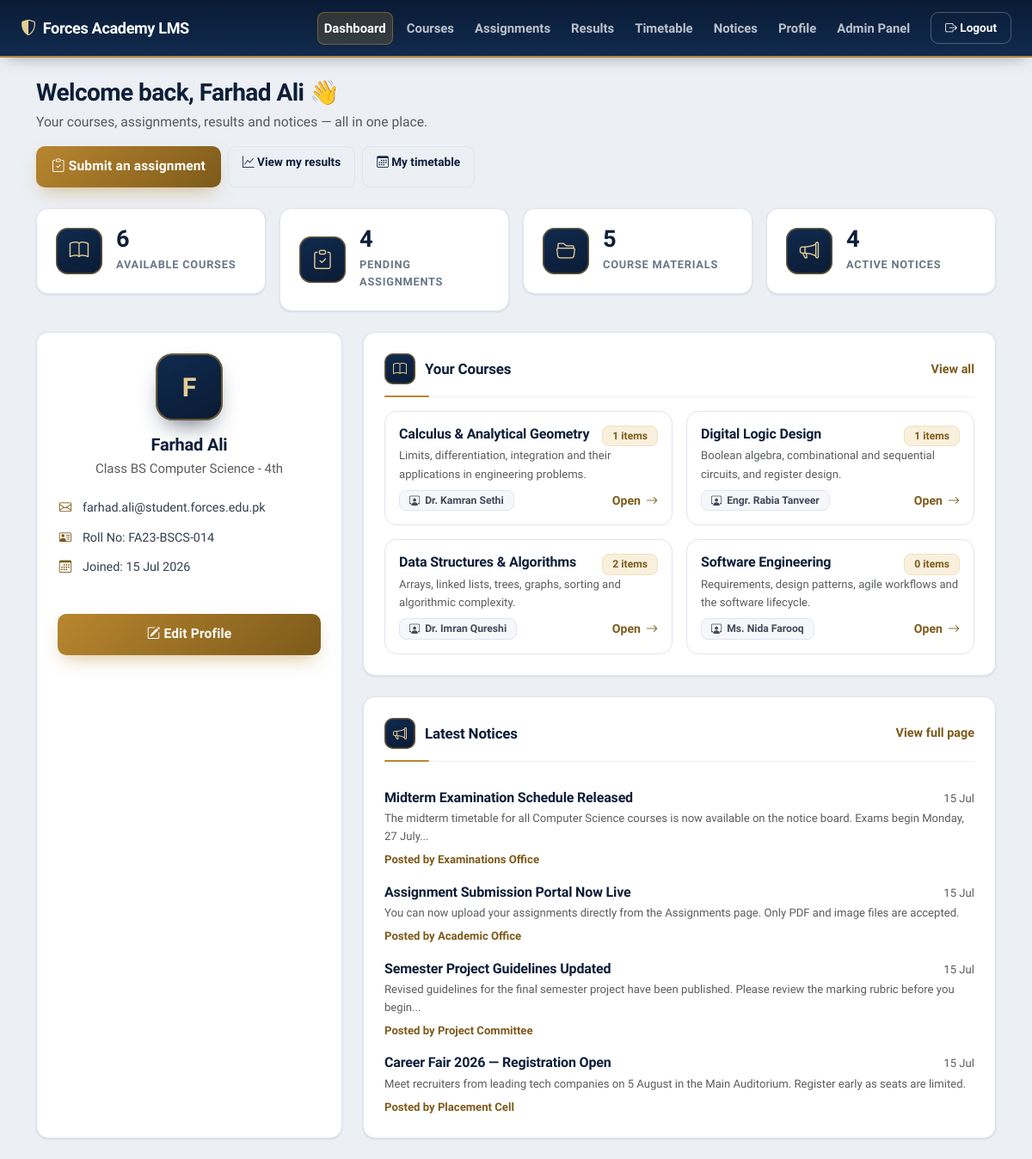
Page /dashboard.php (signed in) on the committed database.
### tables this page shows
CREATE TABLE IF NOT EXISTS students (
    id           INT(11) PRIMARY KEY AUTO_INCREMENT,
    full_name    VARCHAR(100) NOT NULL,
    email        VARCHAR(100) UNIQUE NOT NULL,
    password     VARCHAR(255) NOT NULL,
    roll_number  VARCHAR(20)  UNIQUE NOT NULL,
    class        VARCHAR(50)  NOT NULL,
    created_at   TIMESTAMP DEFAULT CURRENT_TIMESTAMP
);

CREATE TABLE IF NOT EXISTS courses (
    id            INT(11) PRIMARY KEY AUTO_INCREMENT,
    course_name   VARCHAR(100) NOT NULL,
    description   TEXT,
    teacher_name  VARCHAR(100),
    created_at    TIMESTAMP DEFAULT CURRENT_TIMESTAMP
);

CREATE TABLE IF NOT EXISTS notices (
    id          INT(11) PRIMARY KEY AUTO_INCREMENT,
    title       VARCHAR(200) NOT NULL,
    content     TEXT,
    posted_by   VARCHAR(100),
    created_at  TIMESTAMP DEFAULT CURRENT_TIMESTAMP
);

### config/auth.php (called while the page is built, shortened)
<?php
function e($value)
{
    return htmlspecialchars((string)$value, ENT_QUOTES, 'UTF-8');
}

### dashboard.php (the view, shortened to what this page needs)
<?php
require_once 'config/auth.php';
$name = $_SESSION['student_name'];
$student_id = (int) $_SESSION['student_id'];
$stmt = mysqli_prepare($conn, "SELECT full_name, email, roll_number, class, created_at FROM students WHERE id=?");
mysqli_stmt_bind_param($stmt, 'i', $student_id);
mysqli_stmt_execute($stmt);
$student = mysqli_fetch_assoc(mysqli_stmt_get_result($stmt));
$courses = mysqli_query($conn, "
    SELECT c.id, c.course_name, c.description, c.teacher_name, COUNT(cm.id) AS material_count
    FROM courses c
    LEFT JOIN course_materials cm ON cm.course_id = c.id
    GROUP BY c.id
    ORDER BY c.created_at DESC
    LIMIT 4
");
$notices = mysqli_query($conn, "SELECT id, title, content, posted_by, created_at FROM notices ORDER BY created_at DESC LIMIT 4");
$courseCount = mysqli_fetch_assoc(mysqli_query($conn, "SELECT COUNT(*) AS total FROM courses"));
$noticeCount = mysqli_fetch_assoc(mysqli_query($conn, "SELECT COUNT(*) AS total FROM notices"));
$materialCount = mysqli_fetch_assoc(mysqli_query($conn, "SELECT COUNT(*) AS total FROM course_materials"));
$pendingAssignments = mysqli_fetch_assoc(mysqli_query($conn, "
    SELECT COUNT(*) AS total FROM assignments
    WHERE id NOT IN (SELECT assignment_id FROM submissions WHERE student_id = $student_id)"));
?>
<!DOCTYPE html>
<html lang="en">
<head>
<link href="https://cdn.jsdelivr.net/npm/bootstrap@5.3.0/dist/css/bootstrap.min.css" rel="stylesheet">
<link rel="stylesheet" href="https://cdn.jsdelivr.net/npm/bootstrap-icons@1.11.3/font/bootstrap-icons.css">
<link rel="stylesheet" href="css/style.css">
</head>
<body class="dashboard-body">
<nav class="navbar navbar-expand-lg navbar-dark app-navbar">
  <div class="container-fluid px-4">
    <a class="navbar-brand d-flex align-items-center gap-2" href="dashboard.php">
      <i class="bi bi-shield-shaded"></i> Forces Academy LMS
    </a>
    <div class="collapse navbar-collapse" id="mainNav">
      <ul class="navbar-nav ms-auto align-items-lg-center gap-lg-2 mt-3 mt-lg-0">
        <li class="nav-item"><a class="nav-link active" href="dashboard.php">Dashboard</a></li>
        <li class="nav-item"><a class="nav-link" href="courses.php">Courses</a></li>
        <li class="nav-item"><a class="nav-link" href="assignments.php">Assignments</a></li>
        <li class="nav-item"><a class="nav-link" href="results.php">Results</a></li>
        <li class="nav-item"><a class="nav-link" href="timetable.php">Timetable</a></li>
        <li class="nav-item"><a class="nav-link" href="notices.php">Notices</a></li>
        <li class="nav-item"><a class="nav-link" href="profile.php">Profile</a></li>
        <li class="nav-item"><a class="nav-link" href="admin_login.php">Admin Panel</a></li>
        <li class="nav-item"><a class="btn btn-logout ms-lg-2" href="logout.php"><i class="bi bi-box-arrow-right"></i> Logout</a></li>
      </ul>
    </div>
  </div>
</nav>
<div class="container py-4 dashboard">
  <div class="welcome-banner mb-4">
    <h2 class="mb-1">Welcome back, <?php echo e($name); ?> 👋</h2>
    <p class="mb-3 text-muted">Your courses, assignments, results and notices — all in one place.</p>
    <div class="d-flex flex-wrap gap-2">
      <a class="btn btn-auth-primary" href="assignments.php"><i class="bi bi-clipboard-check"></i> Submit an assignment</a>
      <a class="btn btn-logout" style="border-color:var(--line);color:var(--heading);" href="results.php"><i class="bi bi-graph-up"></i> View my results</a>
      <a class="btn btn-logout" style="border-color:var(--line);color:var(--heading);" href="timetable.php"><i class="bi bi-calendar3"></i> My timetable</a>
    </div>
  </div>
  <div class="row g-3 mb-4">
    <div class="col-6 col-lg-3">
      <div class="mini-stat-card">
        <span class="mini-stat-icon"><i class="bi bi-book"></i></span>
        <div>
          <h3><?php echo (int) $courseCount['total']; ?></h3>
          <p>Available Courses</p>
        </div>
      </div>
    </div>
    <div class="col-6 col-lg-3">
      <div class="mini-stat-card">
        <span class="mini-stat-icon"><i class="bi bi-clipboard-check"></i></span>
        <div>
          <h3><?php echo (int) $pendingAssignments['total']; ?></h3>
          <p>Pending Assignments</p>
        </div>
      </div>
    </div>
    <div class="col-6 col-lg-3">
      <div class="mini-stat-card">
        <span class="mini-stat-icon"><i class="bi bi-folder2-open"></i></span>
        <div>
          <h3><?php echo (int) $materialCount['total']; ?></h3>
          <p>Course Materials</p>
        </div>
      </div>
    </div>
    <div class="col-6 col-lg-3">
      <div class="mini-stat-card">
        <span class="mini-stat-icon"><i class="bi bi-megaphone"></i></span>
        <div>
          <h3><?php echo (int) $noticeCount['total']; ?></h3>
          <p>Active Notices</p>
        </div>
      </div>
    </div>
  </div>
  <div class="row g-4">
    <div class="col-lg-4">
      <div class="card profile-card p-4 h-100">
        <div class="profile-avatar mb-3"><?php echo strtoupper(substr($student['full_name'], 0, 1)); ?></div>
        <h5 class="mb-1"><?php echo e($student['full_name']); ?></h5>
        <p class="text-muted mb-3">Class <?php echo e($student['class']); ?></p>
        <ul class="list-unstyled profile-meta">
          <li><i class="bi bi-envelope"></i> <?php echo e($student['email']); ?></li>
          <li><i class="bi bi-person-vcard"></i> Roll No: <?php echo e($student['roll_number']); ?></li>
          <li><i class="bi bi-calendar3"></i> Joined: <?php echo date('d M Y', strtotime($student['created_at'])); ?></li>
        </ul>
        <a class="btn btn-auth-primary w-100 mt-3" href="profile.php"><i class="bi bi-pencil-square"></i> Edit Profile</a>
      </div>
    </div>
    <div class="col-lg-8">
      <div class="card p-4 mb-4">
        <div class="section-header mb-3">
          <h5 class="section-title mb-0"><i class="bi bi-book"></i> Your Courses</h5>
          <a class="section-link" href="courses.php">View all</a>
        </div>
        <?php if (mysqli_num_rows($courses) > 0): ?>
          <div class="row g-3">
            <?php while ($c = mysqli_fetch_assoc($courses)): ?>
              <div class="col-md-6">
                <a class="course-link-wrap" href="course_detail.php?id=<?php echo (int) $c['id']; ?>">
                  <div class="course-tile p-3">
                    <div class="d-flex justify-content-between align-items-start gap-2">
                      <h6 class="mb-1"><?php echo e($c['course_name']); ?></h6>
                      <span class="badge subtle-badge"><?php echo (int) $c['material_count']; ?> items</span>
                    </div>
                    <p class="small text-muted mb-2"><?php echo e($c['description']); ?></p>
                    <div class="d-flex justify-content-between align-items-center">
                      <span class="badge teacher-badge"><i class="bi bi-person-workspace"></i> <?php echo e($c['teacher_name']); ?></span>
                      <span class="course-open-text">Open <i class="bi bi-arrow-right"></i></span>
                    </div>
                  </div>
                </a>
              </div>
            <?php endwhile; ?>
          </div>
        <?php else: ?>
          <p class="text-muted mb-0">No courses have been added yet.</p>
        <?php endif; ?>
      </div>
      <div class="card p-4">
        <div class="section-header mb-3">
          <h5 class="section-title mb-0"><i class="bi bi-megaphone"></i> Latest Notices</h5>
          <a class="section-link" href="notices.php">View full page</a>
        </div>
        <?php if (mysqli_num_rows($notices) > 0): ?>
          <?php while ($n = mysqli_fetch_assoc($notices)): ?>
            <a class="notice-link-wrap" href="notices.php#notice-<?php echo (int) $n['id']; ?>">
              <div class="notice-item">
                <div class="d-flex justify-content-between align-items-start">
                  <h6 class="mb-1"><?php echo e($n['title']); ?></h6>
                  <span class="small text-muted"><?php echo date('d M', strtotime($n['created_at'])); ?></span>
                </div>
                <p class="small text-muted mb-1"><?php echo e(strlen($n['content']) > 120 ? substr($n['content'], 0, 120) . '...' : $n['content']); ?></p>
                <span class="small posted-by">Posted by <?php echo e($n['posted_by']); ?></span>
              </div>
            </a>
          <?php endwhile; ?>
        <?php else: ?>
          <p class="text-muted mb-0">No notices at the moment.</p>
        <?php endif; ?>
      </div>
    </div>
  </div>
</div>
</body>
</html>

### rows in the picture
students: full_name "F", full_name "Farhad Ali", class "BS Computer Science - 4th", email "farhad.ali@student.forces.edu.pk", roll_number "FA23-BSCS-014", created_at "15 Jul 2026"
courses: course_name "Calculus & Analytical Geometry", material_count "1", description "Limits, differentiation, integration and their applications in engineering problems.", teacher_name "Dr. Kamran Sethi"
courses: course_name "Digital Logic Design", material_count "1", description "Boolean algebra, combinational and sequential circuits, and register design.", teacher_name "Engr. Rabia Tanveer"
courses: course_name "Data Structures & Algorithms", material_count "2", description "Arrays, linked lists, trees, graphs, sorting and algorithmic complexity.", teacher_name "Dr. Imran Qureshi"
courses: course_name "Software Engineering", material_count "0", description "Requirements, design patterns, agile workflows and the software lifecycle.", teacher_name "Ms. Nida Farooq"
notices: title "Midterm Examination Schedule Released", created_at "15 Jul", content "The midterm timetable for all Computer Science courses is now available on the notice board. Exams begin Monday, 27 July...", posted_by "Examinations Office"
notices: title "Assignment Submission Portal Now Live", created_at "15 Jul", content "You can now upload your assignments directly from the Assignments page. Only PDF and image files are accepted.", posted_by "Academic Office"
notices: title "Semester Project Guidelines Updated", created_at "15 Jul", content "Revised guidelines for the final semester project have been published. Please review the marking rubric before you begin...", posted_by "Project Committee"
notices: title "Career Fair 2026 — Registration Open", created_at "15 Jul", content "Meet recruiters from leading tech companies on 5 August in the Main Auditorium. Register early as seats are limited.", posted_by "Placement Cell"

### other values in the picture
$name "Farhad Ali"
$courseCount['total'] "6"
$pendingAssignments['total'] "4"
$materialCount['total'] "5"
$noticeCount['total'] "4"
